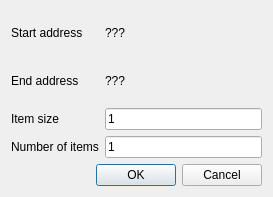
<?xml version="1.0" encoding="UTF-8"?>
<ui version="4.0">
 <class>SetToDataDialog</class>
 <widget class="QDialog" name="SetToDataDialog">
  <property name="geometry">
   <rect>
    <x>0</x>
    <y>0</y>
    <width>273</width>
    <height>197</height>
   </rect>
  </property>
  <property name="windowTitle">
   <string>Set to Data</string>
  </property>
  <layout class="QGridLayout" name="gridLayout">
   <item row="0" column="1">
    <widget class="QLabel" name="startAddrLabel">
     <property name="text">
      <string>???</string>
     </property>
    </widget>
   </item>
   <item row="0" column="0">
    <widget class="QLabel" name="label">
     <property name="text">
      <string>Start address</string>
     </property>
    </widget>
   </item>
   <item row="1" column="1">
    <widget class="QLabel" name="endAddrLabel">
     <property name="text">
      <string>???</string>
     </property>
    </widget>
   </item>
   <item row="1" column="0">
    <widget class="QLabel" name="label_3">
     <property name="text">
      <string>End address</string>
     </property>
    </widget>
   </item>
   <item row="2" column="0">
    <widget class="QLabel" name="label_5">
     <property name="text">
      <string>Item size</string>
     </property>
    </widget>
   </item>
   <item row="3" column="0">
    <widget class="QLabel" name="label_6">
     <property name="text">
      <string>Number of items</string>
     </property>
    </widget>
   </item>
   <item row="4" column="0" colspan="2">
    <widget class="QDialogButtonBox" name="buttonBox">
     <property name="orientation">
      <enum>Qt::Horizontal</enum>
     </property>
     <property name="standardButtons">
      <set>QDialogButtonBox::Cancel|QDialogButtonBox::Ok</set>
     </property>
    </widget>
   </item>
   <item row="3" column="1">
    <widget class="QLineEdit" name="repeatEdit">
     <property name="text">
      <string>1</string>
     </property>
    </widget>
   </item>
   <item row="2" column="1">
    <widget class="QLineEdit" name="sizeEdit">
     <property name="text">
      <string>1</string>
     </property>
    </widget>
   </item>
  </layout>
 </widget>
 <resources/>
 <connections>
  <connection>
   <sender>buttonBox</sender>
   <signal>accepted()</signal>
   <receiver>SetToDataDialog</receiver>
   <slot>accept()</slot>
   <hints>
    <hint type="sourcelabel">
     <x>248</x>
     <y>254</y>
    </hint>
    <hint type="destinationlabel">
     <x>157</x>
     <y>274</y>
    </hint>
   </hints>
  </connection>
  <connection>
   <sender>buttonBox</sender>
   <signal>rejected()</signal>
   <receiver>SetToDataDialog</receiver>
   <slot>reject()</slot>
   <hints>
    <hint type="sourcelabel">
     <x>316</x>
     <y>260</y>
    </hint>
    <hint type="destinationlabel">
     <x>286</x>
     <y>274</y>
    </hint>
   </hints>
  </connection>
 </connections>
</ui>
